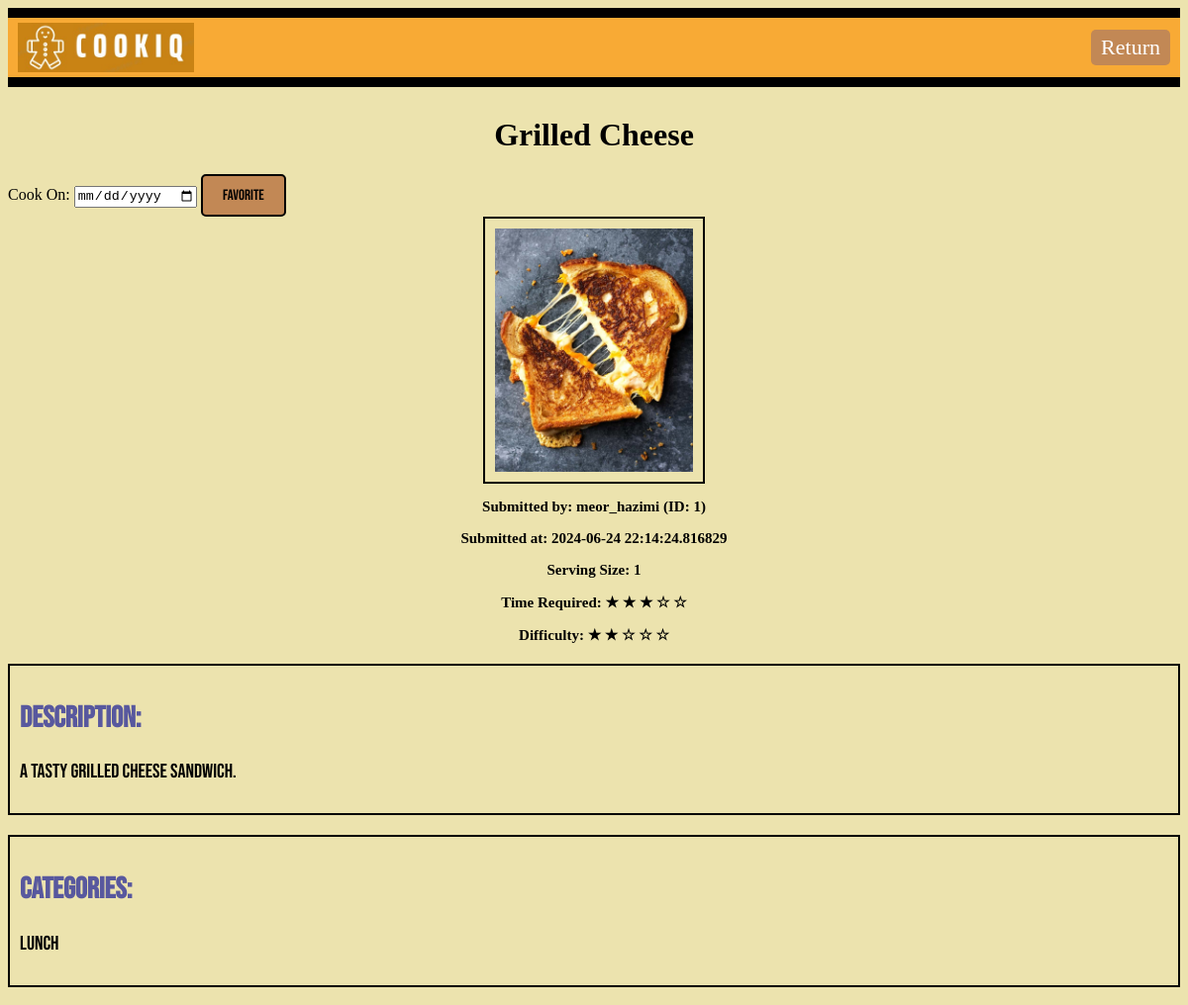
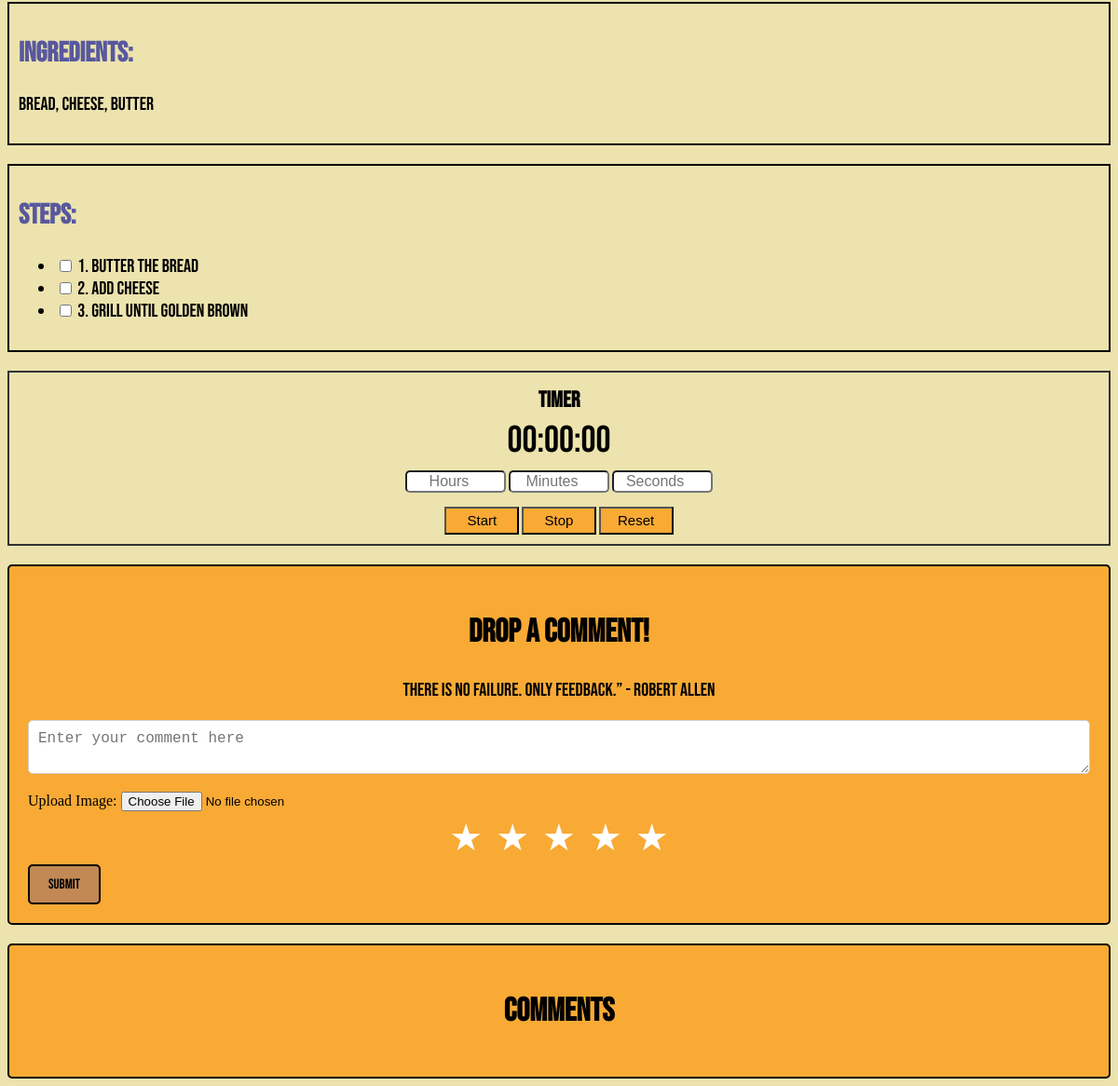
Page /user/1/recipe/1 (signed in) on the committed database (2 pictures, top to bottom).
### models.py (models this page shows, shortened)
class Recipe(db.Model):
    id = db.Column(db.Integer, primary_key=True)
    recipe_name = db.Column(db.String(100), nullable=False)
    description = db.Column(db.Text, nullable=False)
    ingredients = db.Column(db.Text, nullable=False)
    steps = db.Column(db.Text, nullable=False)
    difficulty = db.Column(db.Integer, nullable=False)
    time_required = db.Column(db.Integer, nullable=False)
    serving_size = db.Column(db.Integer, nullable=False)
    submitted_at = db.Column(db.DateTime(timezone=True), default=lambda: datetime.now(timezone('Asia/Kuala_Lumpur')))
    approved = db.Column(db.Boolean, default=False)
    user_id = db.Column(db.Integer, db.ForeignKey('user.id', name='fk_recipe_user'), nullable=False)
    image_path = db.Column(db.String(255))  # Path to the image file
    submitted_by = db.Column(db.String(100), nullable=False)
    comments = db.relationship('Comment', backref='recipe', cascade="all, delete-orphan", lazy=True)
    reports = db.relationship('Report', back_populates='recipe', cascade="all, delete-orphan")
    categories = db.relationship('Category', secondary=recipe_category_association, backref=db.backref('recipes', lazy='dynamic'))

class Category(db.Model):
    id = db.Column(db.Integer, primary_key=True)
    name = db.Column(db.String(100), nullable=False, unique=True)
    group_id = db.Column(db.Integer, db.ForeignKey('category_group.id', name='fk_category_group'), nullable=True)

### main.py (the view)
@app.route("/user/<int:user_id>/recipe/<int:recipe_id>")
def recipe(user_id, recipe_id):
    if "user_id" not in session or session["user_id"] != user_id:
        return redirect(url_for("login"))
    user = User.query.get_or_404(user_id)
    recipe = Recipe.query.get_or_404(recipe_id)
    comments = Comment.query.filter_by(recipe_id=recipe_id).all()
    favourite_recipe = FavouriteRecipe.query.filter_by(user_id=user_id, recipe_id=recipe_id).first()
    favourited_recipe_ids = [fr.recipe_id for fr in FavouriteRecipe.query.filter_by(user_id=user_id).all()]
    source = request.args.get('source', 'browse_recipe')
    return render_template("recipe.html", user=user, recipe=recipe, favourite_recipe=favourite_recipe, favourited_recipe_ids=favourited_recipe_ids, comments=comments, source=source)

### templates/recipe.html (shortened to what this page needs)
<!DOCTYPE html>
<html>
<head>
    <link rel="stylesheet" type="text/css" href="{{ url_for('static', filename='style.css') }}">
</head>
<body class="body">
    <div class="header">
        <img style="height: 50px;" src="{{ url_for('static', filename='Logo_CookiQ.jpeg') }}" alt="Logo_CookiQ">
        {% if source == 'favouritedrecipe' %}
            <a href="{{ url_for('favouritedrecipe', user_id=user.id, recipe_id=recipe.id) }}" class="ReturnButton">Return</a>
        {% elif source == 'browse_recipe' %}
            <a href="{{ url_for('browse_recipes', user_id=user.id, recipe_id=recipe.id) }}" class="ReturnButton">Return</a>
        {% elif source == 'submitted_recipes' %}
            <a href="{{ url_for('submitted_recipes', user_id=user.id, recipe_id=recipe.id) }}" class="ReturnButton">Return</a>
        {% endif %}
    </div>
    {% include '_flashes.html' %}
    <h1 class="indepth-recipe-title">{{ recipe.recipe_name }}</h1>
    <form action="{{ url_for('favorite_recipe', user_id=user.id, recipe_id=recipe.id, source=source) }}" method="POST">
        <label for="cook_on">Cook On:</label>
        <input type="date" id="cook_on" name="cook_on" value="{{ favourite_recipe.cook_on.strftime('%Y-%m-%d') if favourite_recipe and favourite_recipe.cook_on else '' }}">
        <button type="submit" class="submit-button">{{ 'Unfavorite' if recipe.id in favourited_recipe_ids else 'Favorite' }}</button>
    </form>
    <div class="indepth-recipe-photo-container">
        <img src="/static/{{ recipe.image_path }}" class="indepth-recipe-photo" alt="Recipe Photo" style="max-width: 200px;">
        <div  class="submitted-by-date">
            <p>Submitted by: {{ recipe.submitted_by }}</p>
            <p>Submitted at: {{ recipe.submitted_at }}</p>
            <p>Serving Size: {{ recipe.serving_size }}</p>
            <p>Time Required:
                {% for i in range(recipe.time_required) %}
                    &#9733;
                {% endfor %}
                {% for i in range(5 - recipe.time_required) %}
                    &#9734;
                {% endfor %}
            </p>
            <p>Difficulty:
                {% for i in range(recipe.difficulty) %}
                    &#9733;
                {% endfor %}
                {% for i in range(5 - recipe.difficulty) %}
                    &#9734;
                {% endfor %}
            </p>
        </div>
    </div>
    <div class="indepth-recipe-details">
        <h2>Description:</h2>
        <p>{{ recipe.description }}</p>
    </div>
    <div class="indepth-recipe-details">
        <h2>Categories:</h2>
        <p>
            {% for category in recipe.categories %}
                {{ category.name }}{% if not loop.last %}, {% endif %}
            {% endfor %}
        </p>
    </div>
    <div class="indepth-recipe-details">
        <h2>Ingredients:</h2>
        <p>{{ recipe.ingredients }}</p>
    </div>
    <div class="indepth-recipe-details">
        <h2>Steps:</h2>
        <ul>
            {% for step in recipe.steps.split('\n') %}
                {% if step %}
                    <li>
                        <input type="checkbox" id="step{{ loop.index }}" name="step{{ loop.index }}">
                        <label for="step{{ loop.index }}">{{ step }}</label>
                    </li>
                {% endif %}
            {% endfor %}
        </ul>
    </div>
    <div class="timer-container">
        <h2>Timer</h2>
        <p id="timer">00:00:00</p>
        <div>
            <input type="number" id="hours" min="0" placeholder="Hours">
            <input type="number" id="minutes" min="0" max="59" placeholder="Minutes">
            <input type="number" id="seconds" min="0" max="59" placeholder="Seconds">
        </div>
        <div>
            <button onclick="startCountdown()">Start</button>
            <button onclick="stopCountdown()">Stop</button>
            <button onclick="resetCountdown()">Reset</button>
        </div>
    </div>
    <div class="comment-box">
        <h2>Drop A Comment!</h2>
        <p>There is no failure. Only feedback.” - Robert Allen</p>
        <form action="{{ url_for('submit_comment', user_id=user.id, recipe_id=recipe.id) }}" method="post" enctype="multipart/form-data">
            <textarea name="comment" placeholder="Enter your comment here" class="input-field"></textarea>
            <label for="image">Upload Image:</label>
            <input type="file" name="image" accept="image/*" >
            <div class="rating">
                <label for="star5"></label>
                <label for="star4"></label>
                <label for="star3"></label>
                <label for="star2"></label>
                <label for="star1"></label>
            </div>
            <input type="submit" value="SUBMIT" class="submit-button">
        </form>
    </div>
    <div class="comment-section">
        <h2>Comments</h2>
    </div>
</body>
</html>

### static/style.css (style rules this page uses)
.header { display: flex; align-items: center; justify-content: space-between; background-color: #f8aa35; border-top: 10px solid #000; border-bottom: 10px solid #000; margin-bottom: 20px; padding: 5px 10px; }
.body { background-color: #ece3ae; }
.ReturnButton { padding: 5px 10px; border-radius: 5px; background-color: #c28855; color: #fff; font-size: 22px; font-weight: 300; cursor: pointer; text-decoration: none; left: 20px; }
.submit-button, .delete-indepth-button, .report-button { padding: 10px 20px; background-color: #c28855; border: 2px solid #000000; border-radius: 5px; cursor: pointer; text-align: center; font-family: 'Bebas Neue', sans-serif; font-size: 15px; transition: background-color 0.3s; z-index: 1; }
.indepth-recipe-title { text-align: center; margin-top: 30px; }
.indepth-recipe-photo-container { text-align: center; margin-bottom: 20px; }
.indepth-recipe-photo { display: block; margin: 0 auto; border: 2px solid #000; padding: 10px; max-width: 100%; height: auto; }
.submitted-by-date { font-weight: bold; font-size: 15px; }
.indepth-recipe-details { font-family: 'Bebas Neue', sans-serif; border: 2px solid #000; padding: 10px; margin-bottom: 20px; font-size: 20px; }
.indepth-recipe-details h2 { color: rgb(88, 88, 158); font-size: 30px; }
.comment-box { background-color: #f8aa35; border: 2px solid #000; border-radius: 5px; padding: 20px; margin-top: 20px; }
.comment-box h2 { text-align: center; font-family: 'Bebas Neue', sans-serif; font-size: 35px; }
.comment-box p { text-align: center; font-family: 'Bebas Neue', sans-serif; font-size: 20px; }
.input-field { width: 100%; padding: 10px; margin-bottom: 15px; border: 1px solid #ccc; border-radius: 5px; box-sizing: border-box; font-size: 16px; }
.rating { unicode-bidi: bidi-override; direction: rtl; text-align: center; }
.rating > label { display: inline-block; padding: 5px; font-size: 40px; color: #ffffff; cursor: pointer; }
.rating > label:before { content: "\2605"; }
.comment-section { background-color: #f8aa35; border: 2px solid #000; border-radius: 5px; padding: 20px; margin-top: 20px; }
.comment-section h2 { text-align: center; font-family: 'Bebas Neue', sans-serif; font-size: 35px; }
.timer-container { border: 2px solid #333; padding: 10px; text-align: center; font-family: 'Bebas Neue', sans-serif; }
.timer-container p { font-size: 40px; margin-top: 5px; margin-bottom: 5px; }
.timer-container h2 { margin-bottom: 5px; margin-top: 5px; }
.timer-container button { width: 80px; height: 30px; background-color: #f8aa35; transition: background-color 0.3s; font-size: 15px; }
.timer-container input { margin-top: 3px; margin-bottom: 15px; width: 100px; font-size: 16px; border-radius: 5px; text-align: center; }

### rows in the picture
Recipe: recipe_name "Grilled Cheese", image_path (picture), submitted_by "meor_hazimi (ID: 1)", submitted_at "2024-06-24 22:14:24.816829", serving_size "1", time_required 3 (drawn), difficulty 2 (drawn), description "A tasty grilled cheese sandwich.", ingredients "Bread, Cheese, Butter"
Category: name "Lunch"

### other values in the picture
{{ 'Unfavorite' if recipe.id in favourited_recipe_ids else 'Favorite' }} "Favorite"
{{ step }} "1. Butter the bread" "2. Add cheese" "3. Grill until golden brown"
